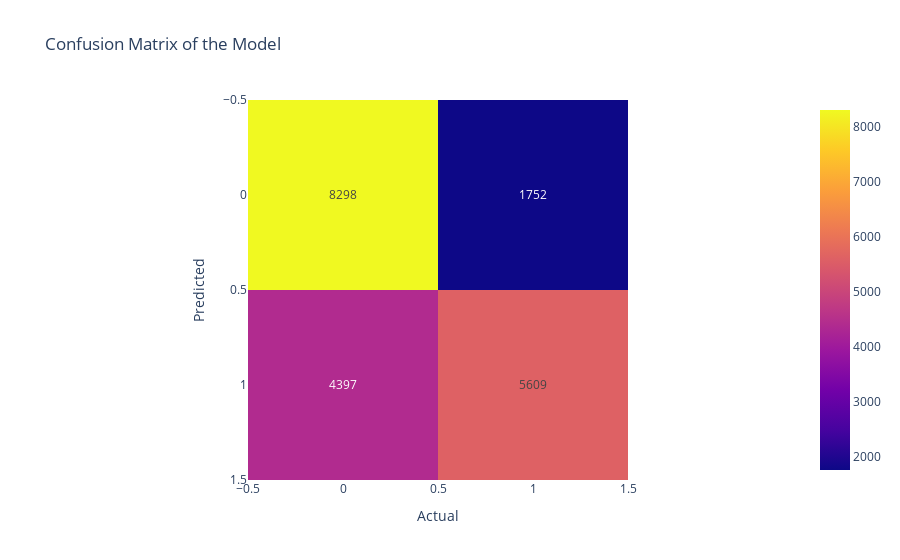

The notebook cell this image was saved under:
### Markdown cell above
## `2.Over Sampled Data using KNN :`

### Code cell
NB.fit(X_train_knn,y_train_knn)
y_pred_knn =NB.predict(X_test_knn)
print(f"Training Accuracy : {round((NB.score(X_train_knn, y_train_knn))*100,2)}%")
print(f"Testing Accuracy : {round((NB.score(X_test_knn, y_test_knn))*100,2)}%")
print("Shape of the x Test :", X_test_knn.shape)
cm = confusion_matrix(y_test_knn, y_pred_knn)
fig = px.imshow(cm,text_auto=True, title='Confusion Matrix of the Model')
fig.update_layout(xaxis_title='Actual', yaxis_title='Predicted')

### Figure 1 — Plotly figure (JSON) as saved in the notebook; plotly's stock layout.template omitted (floating-point values rounded to 4 significant figures)
{"data": [{"coloraxis": "coloraxis", "hovertemplate": "x: %{x}<br>y: %{y}<br>color: %{z}<extra></extra>", "name": "0", "texttemplate": "%{z}", "type": "heatmap", "xaxis": "x", "yaxis": "y", "z": [[8298, 1752], [4397, 5609]]}], "layout": {"coloraxis": {"colorscale": [[0, "#0d0887"], [0.1111, "#46039f"], [0.2222, "#7201a8"], [0.3333, "#9c179e"], [0.4444, "#bd3786"], [0.5556, "#d8576b"], [0.6667, "#ed7953"], [0.7778, "#fb9f3a"], [0.8889, "#fdca26"], [1, "#f0f921"]]}, "title": {"text": "Confusion Matrix of the Model"}, "xaxis": {"anchor": "y", "constrain": "domain", "domain": [0, 1], "scaleanchor": "y", "title": {"text": "Actual"}}, "yaxis": {"anchor": "x", "autorange": "reversed", "constrain": "domain", "domain": [0, 1], "title": {"text": "Predicted"}}}}
